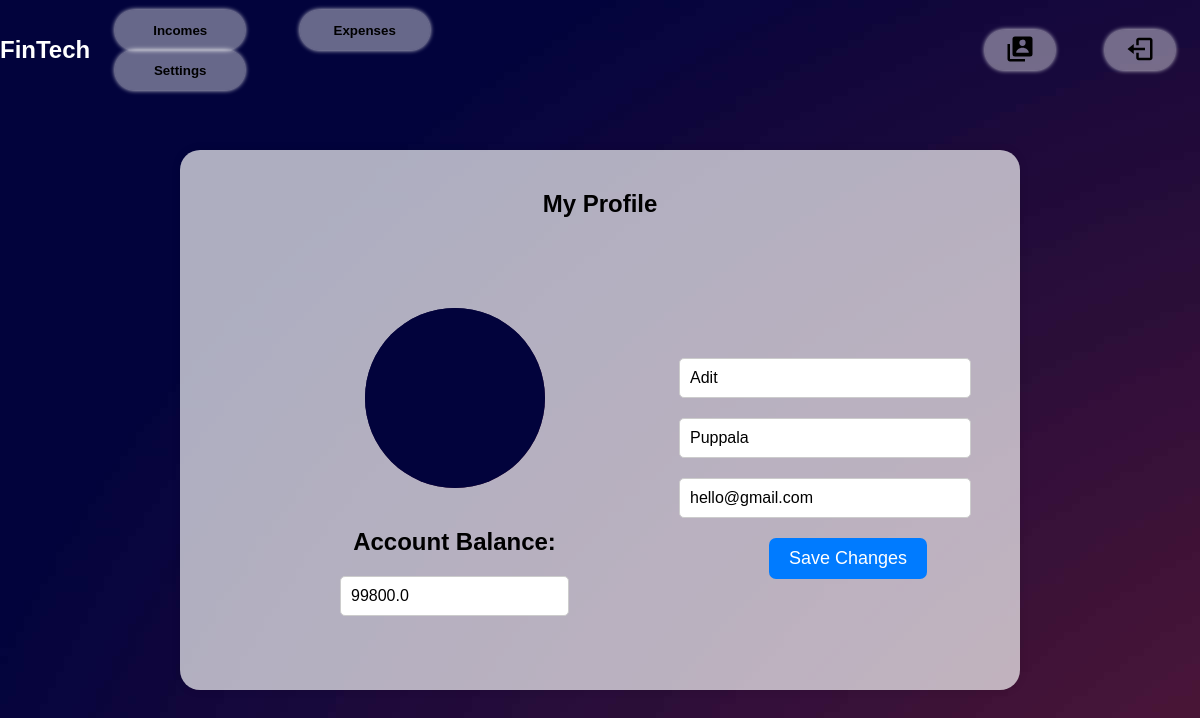
Page /profile (signed in) on the earlier database version.
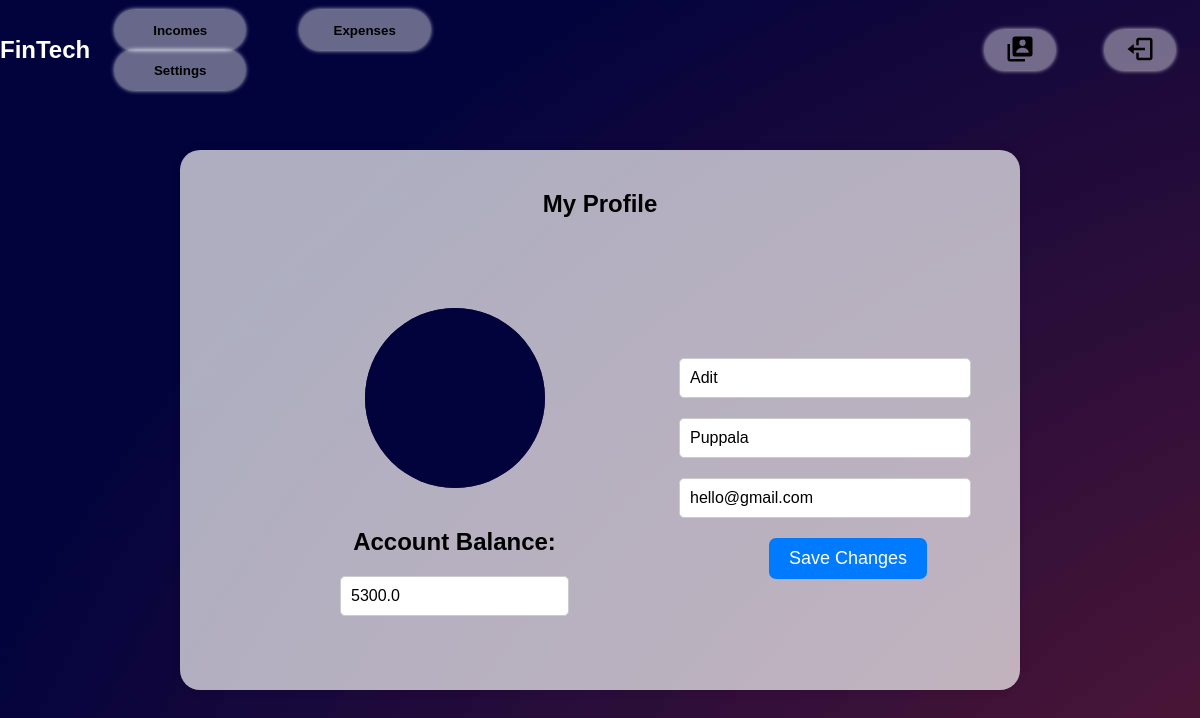
Same page on the later database version.
### FinTech/models.py (models this page shows, shortened)
class Account(models.Model):
    user=models.ForeignKey(User,  related_name='user_Ac', on_delete=models.CASCADE)
    name=models.CharField(max_length=50)
    balance = models.FloatField(default=0)
    details= models.CharField(max_length=100)

### FinTech/views.py (the view)
# urls.py: path('profile',views.profile,name="profile"),
def profile(request):
    if request.user.is_authenticated:
        profile= User.objects.get(id=request.user.id)
        account= Account.objects.get(user=request.user.id)
        if request.method== "POST":
            first_name= request.POST['first_name']
            last_name= request.POST['last_name']
            email= request.POST['email']
            profile.first_name=first_name
            profile.last_name=last_name
            profile.email=email
            profile.save()
            print("Profile Updated")
            return redirect("/profile")
        else:
            return render(request,"profile.html",{"profile":profile,"balance":account.balance})
    else:
        return render(request, "/",{})

### templates/profile.html (shortened to what this page needs)
{% load static %}
<!DOCTYPE html>
<html lang="en">
<head>
    <link rel="stylesheet" href="{% static 'css/profile.css' %}" type="text/css" media="all" >
    <link rel="stylesheet" href="{% static 'css/nav.css' %}" type="text/css" media="all" >
</head>
<body>
<nav class="nav">
    <a href="/dashboard" id="logo"><h1>FinTech</h1></a>
     <div class="nav-button">
         <button class="btn" id="Income" onclick="location.href='/incomes'">Incomes</button>
         <button class="btn" id="Expense" onclick="location.href='/expenses'">Expenses</button>
         <button class="btn" id="Setting" onclick="location.href='/settings'">Settings</button>
     </div>
     <div class="nav-logo">
         <button class="btn left" id="Profile" onclick="location.href='/profile'"><img/></button>
         <button class="btn left" id="Logout" onclick="location.href='/logout'"><img/></button>
     </div>
 </nav>
    <div class="container">
        <div class="top">
        <h2 id="setting-text" style="justify-content: center;">My Profile</h2>
        </div>
        <div class="btm">
        <div class="left-container">
            <div class="profile-photo">
                <img src="{% static 'img/dark-gradient.jpg' %}" alt="Profile Photo">
            </div>
            <H2 id="balance">Account Balance:</H1>
            <input type="text" class="accbal" readonly placeholder="Balance" value="{{balance}}">
        </div>
        <form action="/profile" method="post">
            <input type="text" class="input-field" name="first_name" placeholder="First Name" value="{{profile.first_name}}" >
            <input type="text" class="input-field" name="last_name" value="{{profile.last_name}}" placeholder="Last Name">
            <input type="email" class="input-field" name="email" value="{{profile.email}}" placeholder="Email" >
            <input type="submit" value="Save Changes" class="submit-button">
        </form>
        </div>
        </div>
</body>
</html>

Differences in the rows shown:
changed Account: balance "99800.0" → "5300.0"
